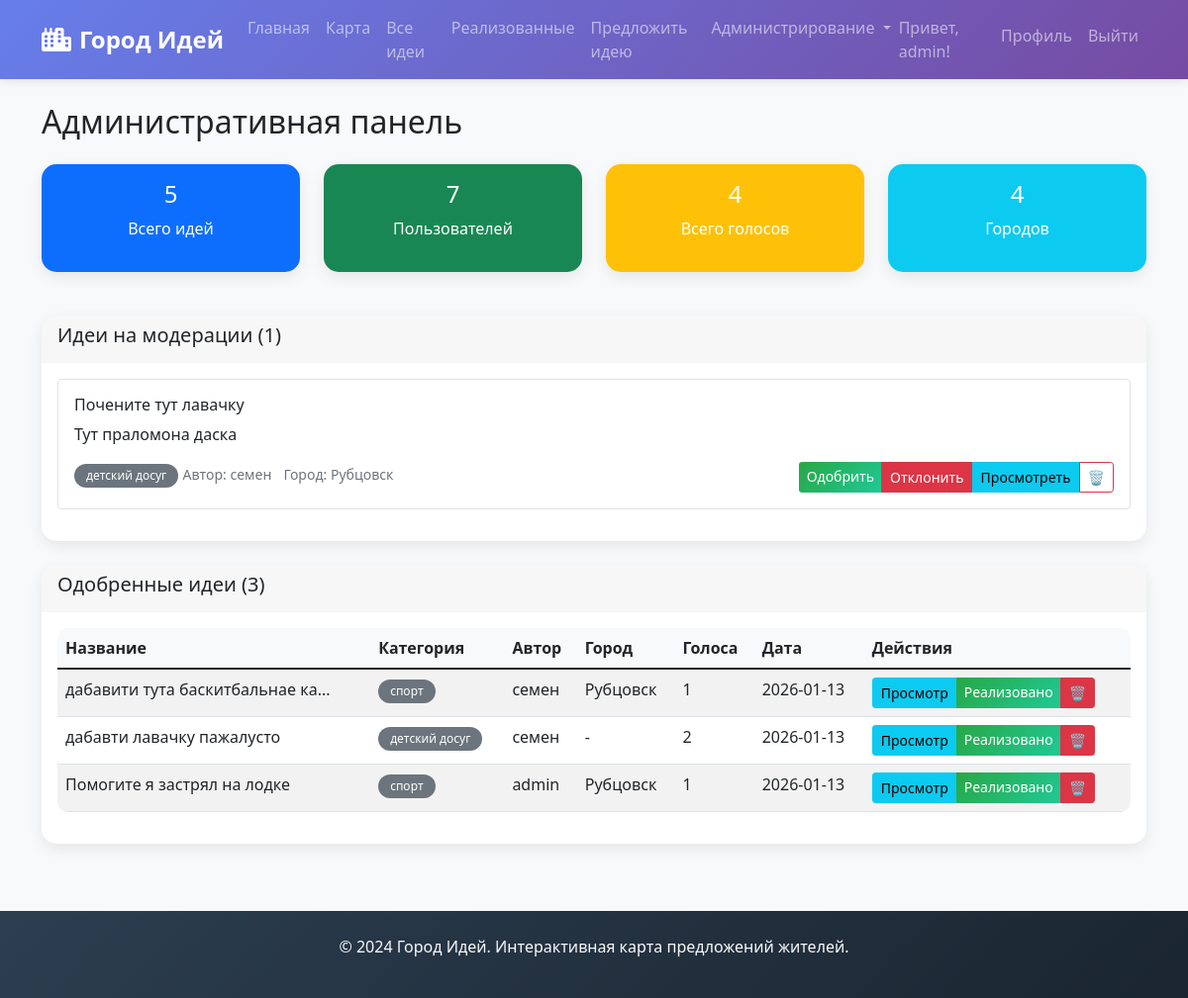
The page /admin (signed in) on the database its author committed.
### tables this page shows
CREATE TABLE users (
        id INTEGER PRIMARY KEY AUTOINCREMENT,
        username TEXT UNIQUE NOT NULL,
        email TEXT UNIQUE NOT NULL,
        password_hash TEXT NOT NULL,
        is_admin BOOLEAN DEFAULT 0,
        created_at TIMESTAMP DEFAULT CURRENT_TIMESTAMP
    );

CREATE TABLE ideas (
        id INTEGER PRIMARY KEY AUTOINCREMENT,
        title TEXT NOT NULL,
        description TEXT NOT NULL,
        category TEXT NOT NULL,
        latitude REAL NOT NULL,
        longitude REAL NOT NULL,
        user_id INTEGER NOT NULL,
        city_id INTEGER,
        status TEXT DEFAULT 'pending',
        votes_count INTEGER DEFAULT 0,
        views_count INTEGER DEFAULT 0,
        created_at TIMESTAMP DEFAULT CURRENT_TIMESTAMP,
        image_path TEXT,
        FOREIGN KEY (user_id) REFERENCES users (id),
        FOREIGN KEY (city_id) REFERENCES cities (id)
    );

CREATE TABLE cities (
        id INTEGER PRIMARY KEY AUTOINCREMENT,
        name TEXT UNIQUE NOT NULL,
        description TEXT,
        latitude REAL NOT NULL,
        longitude REAL NOT NULL,
        zoom INTEGER DEFAULT 12,
        is_active BOOLEAN DEFAULT 1,
        created_at TIMESTAMP DEFAULT CURRENT_TIMESTAMP
    );

### app.py (the view)
@app.route('/admin')
@login_required
def admin_panel():
    if not current_user.is_admin:
        flash('Доступ запрещен!', 'danger')
        return redirect(url_for('index'))
    pending_ideas = db.get_all_ideas(status='pending')
    approved_ideas = db.get_all_ideas(status='approved')
    implemented_ideas = db.get_all_ideas(status='implemented')
    stats = db.get_stats()
    return render_template('admin.html',
                           pending_ideas=pending_ideas,
                           approved_ideas=approved_ideas,
                           implemented_ideas=implemented_ideas,
                           total_ideas=stats['total_ideas'],
                           total_users=stats['total_users'],
                           total_votes=stats['total_votes'],
                           total_cities=stats['total_cities'])

### app.py (called while the page is built)
@login_manager.user_loader
def load_user(user_id):
    user_data = db.get_user_by_id(user_id)
    if user_data:
        return User(user_data)
    return None

### database.py (called while the page is built)
def get_db():
    conn = sqlite3.connect(DB_PATH)
    conn.row_factory = sqlite3.Row
    return conn

def get_user_by_id(user_id):
    conn = get_db()
    cursor = conn.cursor()
    cursor.execute('SELECT * FROM users WHERE id = ?', (user_id,))
    user = cursor.fetchone()
    conn.close()
    return dict(user) if user else None

def get_city_by_id(city_id):
    conn = get_db()
    cursor = conn.cursor()
    cursor.execute('SELECT * FROM cities WHERE id = ?', (city_id,))
    city = cursor.fetchone()
    conn.close()
    return dict(city) if city else None

def get_comments_by_idea(idea_id):
    conn = get_db()
    cursor = conn.cursor()
    cursor.execute('''
    SELECT comments.*, users.username
    FROM comments
    LEFT JOIN users ON comments.user_id = users.id
    WHERE idea_id = ?
    ORDER BY comments.created_at
    ''', (idea_id,))
    comments = cursor.fetchall()
    conn.close()
    return [dict(comment) for comment in comments]

### templates/admin.html
{% extends "base.html" %}
{% block content %}
<div class="row">
    <div class="col-12">
        <h2 class="mb-4">Административная панель</h2>
        <div class="row mb-4">
            <div class="col-md-3">
                <div class="card text-white bg-primary">
                    <div class="card-body text-center">
                        <h4>{{ total_ideas }}</h4>
                        <p>Всего идей</p>
                    </div>
                </div>
            </div>
            <div class="col-md-3">
                <div class="card text-white bg-success">
                    <div class="card-body text-center">
                        <h4>{{ total_users }}</h4>
                        <p>Пользователей</p>
                    </div>
                </div>
            </div>
            <div class="col-md-3">
                <div class="card text-white bg-warning">
                    <div class="card-body text-center">
                        <h4>{{ total_votes }}</h4>
                        <p>Всего голосов</p>
                    </div>
                </div>
            </div>
            <div class="col-md-3">
                <div class="card text-white bg-info">
                    <div class="card-body text-center">
                        <h4>{{ total_cities }}</h4>
                        <p>Городов</p>
                    </div>
                </div>
            </div>
        </div>
        <div class="card mb-4">
            <div class="card-header">
                <h5>Идеи на модерации ({{ pending_ideas|length }})</h5>
            </div>
            <div class="card-body">
                {% if pending_ideas %}
                    {% for idea in pending_ideas %}
                    <div class="border p-3 mb-3 rounded">
                        <h6>{{ idea.title }}</h6>
                        <p>{{ idea.description[:200] }}{% if idea.description|length > 200 %}...{% endif %}</p>
                        <div class="d-flex justify-content-between">
                            <div>
                                <span class="badge bg-secondary">{{ idea.category }}</span>
                                <small class="text-muted">Автор: {{ idea.username }}</small>
                                {% if idea.city_name %}
                                <small class="text-muted ms-2">Город: {{ idea.city_name }}</small>
                                {% endif %}
                            </div>
                            <div>
                                <div class="btn-group btn-group-sm">
                                    <a href="{{ url_for('approve_idea', idea_id=idea.id) }}" class="btn btn-success">Одобрить</a>
                                    <a href="{{ url_for('reject_idea', idea_id=idea.id) }}" class="btn btn-danger">Отклонить</a>
                                    <a href="{{ url_for('idea_detail', idea_id=idea.id) }}" class="btn btn-info">Просмотреть</a>
                                    <a href="{{ url_for('delete_idea', idea_id=idea.id) }}"
                                       class="btn btn-outline-danger"
                                       onclick="return confirm('Вы уверены, что хотите удалить идею \"{{ idea.title }}\"?')">
                                        🗑️
                                    </a>
                                </div>
                            </div>
                        </div>
                    </div>
                    {% endfor %}
                {% else %}
                    <p class="text-muted">Нет идей для модерации.</p>
                {% endif %}
            </div>
        </div>
        <div class="card">
            <div class="card-header">
                <h5>Одобренные идеи ({{ approved_ideas|length }})</h5>
            </div>
            <div class="card-body">
                {% if approved_ideas %}
                    <div class="table-responsive">
                        <table class="table table-striped">
                            <thead>
                                <tr>
                                    <th>Название</th>
                                    <th>Категория</th>
                                    <th>Автор</th>
                                    <th>Город</th>
                                    <th>Голоса</th>
                                    <th>Дата</th>
                                    <th>Действия</th>
                                </tr>
                            </thead>
                            <tbody>
                                {% for idea in approved_ideas %}
                                <tr>
                                    <td>{{ idea.title[:30] }}{% if idea.title|length > 30 %}...{% endif %}</td>
                                    <td><span class="badge bg-secondary">{{ idea.category }}</span></td>
                                    <td>{{ idea.username }}</td>
                                    <td>{{ idea.city_name if idea.city_name else '-' }}</td>
                                    <td>{{ idea.votes_count }}</td>
                                    <td>{{ idea.created_at[:10] }}</td>
                                    <td>
                                        <div class="btn-group btn-group-sm">
                                            <a href="{{ url_for('idea_detail', idea_id=idea.id) }}" class="btn btn-info">Просмотр</a>
                                            <a href="{{ url_for('implement_idea', idea_id=idea.id) }}" class="btn btn-success">Реализовано</a>
                                            <a href="{{ url_for('delete_idea', idea_id=idea.id) }}"
                                               class="btn btn-danger"
                                               onclick="return confirm('Вы уверены, что хотите удалить идею \"{{ idea.title }}\"?')">
                                                🗑️
                                            </a>
                                        </div>
                                    </td>
                                </tr>
                                {% endfor %}
                            </tbody>
                        </table>
                    </div>
                {% else %}
                    <p class="text-muted">Нет одобренных идей.</p>
                {% endif %}
            </div>
        </div>
    </div>
</div>
{% endblock %}

### templates/base.html (shortened to what this page needs)
<!DOCTYPE html>
<html lang="ru">
<head>
    <link href="https://cdn.jsdelivr.net/npm/bootstrap@5.1.3/dist/css/bootstrap.min.css" rel="stylesheet">
    <link rel="stylesheet" href="{{ url_for('static', filename='css/style.css') }}">
    <link rel="stylesheet" href="https://cdnjs.cloudflare.com/ajax/libs/font-awesome/6.0.0/css/all.min.css">
</head>
<body>
    <nav class="navbar navbar-expand-lg navbar-dark bg-primary">
        <div class="container">
            <a class="navbar-brand" href="{{ url_for('index') }}">
                <i class="fas fa-city me-2"></i>Город Идей
            </a>
            <div class="collapse navbar-collapse" id="navbarNav">
                <ul class="navbar-nav me-auto">
                    <li class="nav-item">
                        <a class="nav-link" href="{{ url_for('index') }}">Главная</a>
                    </li>
                    {% if current_user.is_authenticated %}
                    <li class="nav-item">
                        <a class="nav-link" href="{{ url_for('map_page') }}">Карта</a>
                    </li>
                    <li class="nav-item">
                        <a class="nav-link" href="{{ url_for('ideas_list') }}">Все идеи</a>
                    </li>
                    <li class="nav-item">
                        <a class="nav-link" href="{{ url_for('implemented_ideas') }}">Реализованные</a>
                    </li>
                    <li class="nav-item">
                        <a class="nav-link" href="{{ url_for('add_idea') }}">Предложить идею</a>
                    </li>
                    {% if current_user.is_authenticated and current_user.is_admin %}
                    <li class="nav-item dropdown">
                        <a class="nav-link dropdown-toggle" href="#" id="adminDropdown" role="button" data-bs-toggle="dropdown">
                            Администрирование
                        </a>
                    </li>
                    {% endif %}
                    {% endif %}
                </ul>
                <ul class="navbar-nav">
                    {% if current_user.is_authenticated %}
                    <li class="nav-item">
                        <span class="navbar-text">Привет, {{ current_user.username }}!</span>
                    </li>
                    <li class="nav-item">
                        <a class="nav-link" href="{{ url_for('profile') }}">Профиль</a>
                    </li>
                    <li class="nav-item">
                        <a class="nav-link" href="{{ url_for('logout') }}">Выйти</a>
                    </li>
                    {% endif %}
                </ul>
            </div>
        </div>
    </nav>
    <div class="container mt-4">
        {% block content %}{% endblock %}
    </div>
    <footer class="bg-dark text-light mt-5 py-4">
        <div class="container text-center">
            <p>&copy; 2024 Город Идей. Интерактивная карта предложений жителей.</p>
        </div>
    </footer>
</body>
</html>

### static/css/style.css (style rules this page uses)
body { background-color: #f8f9fa; font-family: 'Segoe UI', Tahoma, Geneva, Verdana, sans-serif; min-height: 100vh; display: flex; flex-direction: column; }
.container { flex: 1; }
.navbar-brand { font-weight: 700; font-size: 1.5rem; }
.navbar-dark.bg-primary { background: linear-gradient(135deg, #667eea 0%, #764ba2 100%); box-shadow: 0 2px 10px rgba(0,0,0,0.1); }
.card { border: none; border-radius: 15px; box-shadow: 0 5px 15px rgba(0,0,0,0.08); transition: transform 0.3s ease, box-shadow 0.3s ease; margin-bottom: 20px; }
.card-header { border-radius: 15px 15px 0 0 !important; border-bottom: none; font-weight: 600; }
.btn { border-radius: 8px; padding: 8px 20px; font-weight: 500; transition: all 0.3s ease; }
.btn-success { background: linear-gradient(135deg, #42e695 0%, #3bb2b8 100%); border: none; }
.badge { padding: 6px 12px; border-radius: 20px; font-weight: 500; }
footer { margin-top: auto; background: linear-gradient(135deg, #2c3e50 0%, #1a2530 100%); color: white; }
.btn-success { background: linear-gradient(135deg, #28a745 0%, #20c997 100%); border: none; transition: all 0.3s; }
.table { border-radius: 10px; overflow: hidden; }
.table th { border-top: none; background-color: #f8f9fa; font-weight: 600; }

### rows shown on the page
users: username "admin"
ideas: title "Почените тут лавачку", description "Тут праломона даска", category "детский досуг", username "семен", city_name "Рубцовск"
ideas: title "дабавити тута баскитбальнае ка", category "спорт", username "семен", name "Рубцовск", votes_count "1", created_at "2026-01-13"
ideas: title "дабавти лавачку пажалусто", category "детский досуг", username "семен", city_name "-", votes_count "2", created_at "2026-01-13"
ideas: title "Помогите я застрял на лодке", category "спорт", username "admin", name "Рубцовск", votes_count "1", created_at "2026-01-13"

### other values the page prints
{{ total_ideas }} "5"
{{ total_users }} "7"
{{ total_votes }} "4"
{{ total_cities }} "4"
{{ pending_ideas|length }} "1"
{{ approved_ideas|length }} "3"
